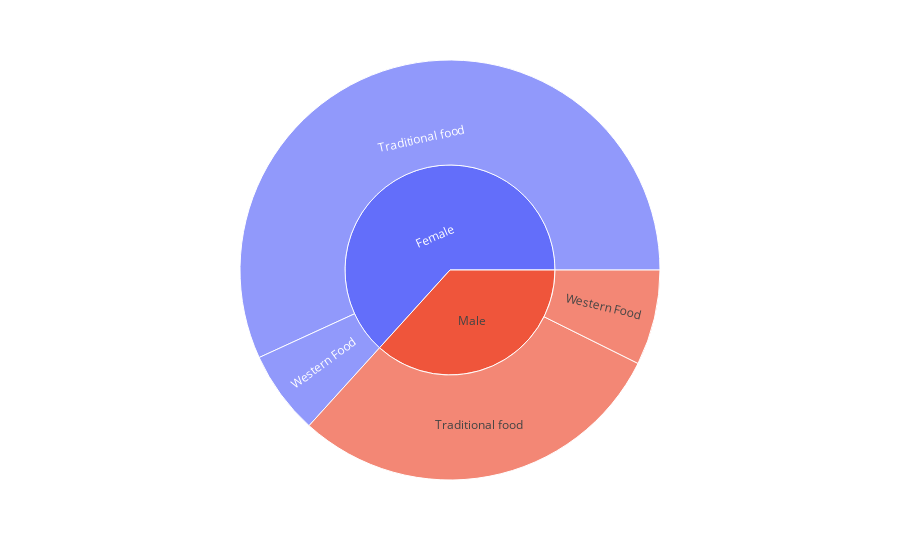

Here is the notebook cell this chart was saved with:
### Markdown cell above
The graph above shows specifically the preference of desser for all the ages of people used in the dataset.

### Code cell
import plotly.express as px
fig = px.sunburst(preference_df, path=['Gender', 'Food'], values='Age',)
fig.show()

### Figure 1 — Plotly figure (JSON) as saved in the notebook; plotly's stock layout.template omitted (floating-point values rounded to 4 significant figures)
{"data": [{"branchvalues": "total", "domain": {"x": [0, 1], "y": [0, 1]}, "hovertemplate": "labels=%{label}<br>Age=%{value}<br>parent=%{parent}<br>id=%{id}<extra></extra>", "ids": ["Female/Traditional food", "Male/Traditional food", "Female/Western Food", "Male/Western Food", "Female", "Male"], "labels": ["Traditional food", "Traditional food", "Western Food", "Western Food", "Female", "Male"], "name": "", "parents": ["Female", "Male", "Female", "Male", "", ""], "type": "sunburst", "values": [5009, 2588, 568, 647, 5577, 3235]}], "layout": {"legend": {"tracegroupgap": 0}, "margin": {"t": 60}}}
